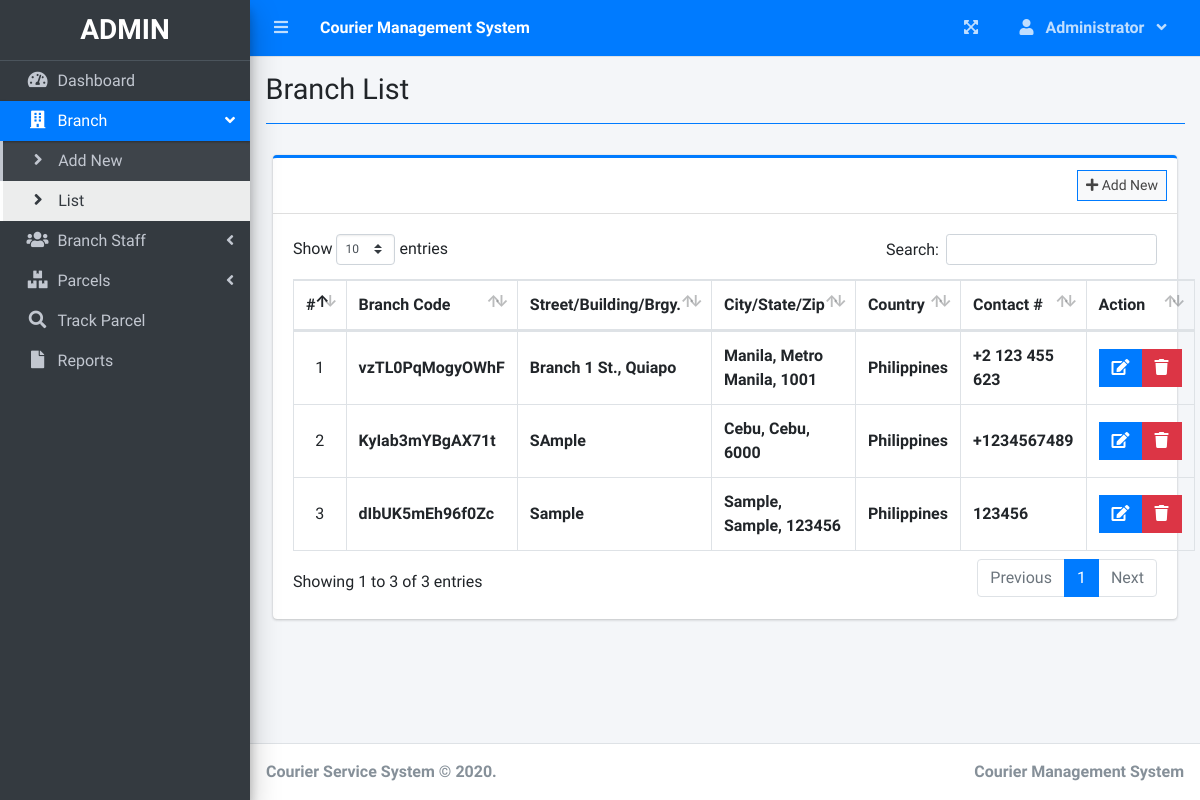
The app's page /index.php?page=branch_list (signed in), older data.
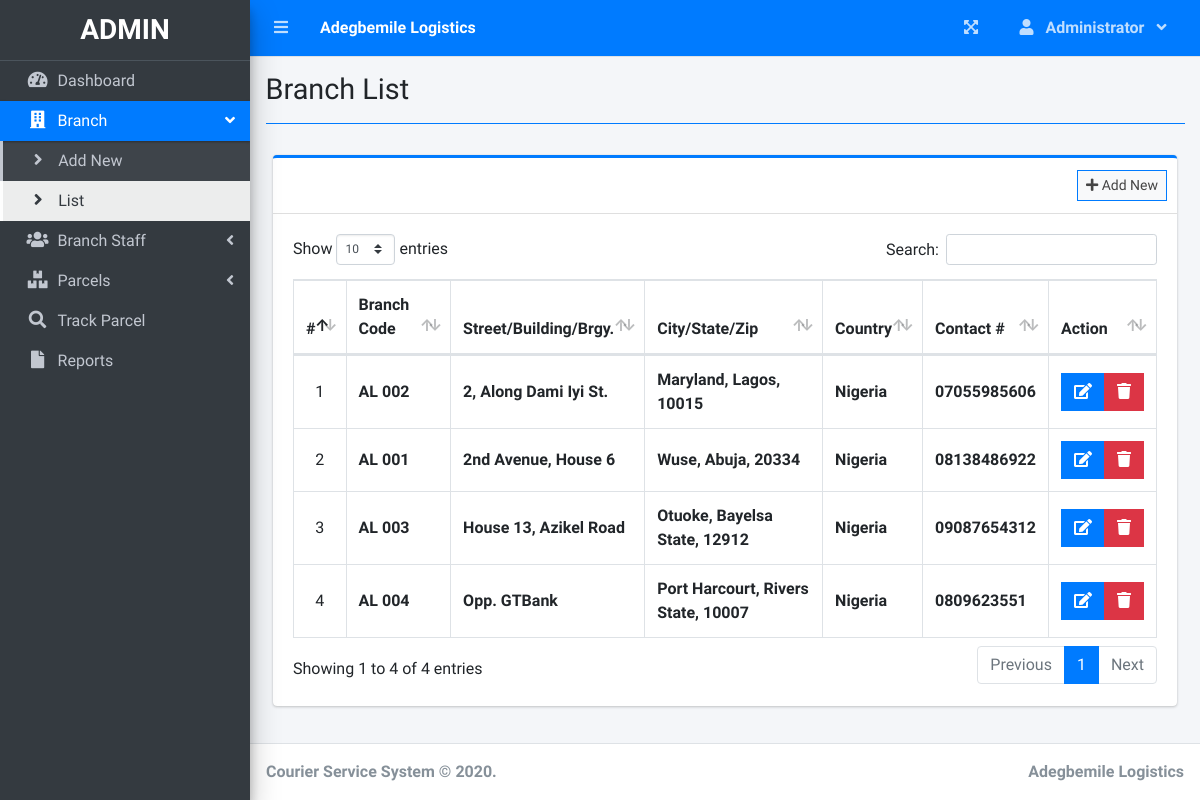
The same page, newer data.
### tables this page shows
CREATE TABLE `branches` (
  `id` int(30) NOT NULL,
  `branch_code` varchar(50) NOT NULL,
  `street` text NOT NULL,
  `city` text NOT NULL,
  `state` text NOT NULL,
  `zip_code` varchar(50) NOT NULL,
  `country` text NOT NULL,
  `contact` varchar(100) NOT NULL,
  `date_created` datetime NOT NULL DEFAULT CURRENT_TIMESTAMP
);

### branch_list.php (the view, shortened to what this page needs)
<?php include'db_connect.php' ?>
<div class="col-lg-12">
	<div class="card card-outline card-primary">
		<div class="card-header">
			<div class="card-tools">
				<a class="btn btn-block btn-sm btn-default btn-flat border-primary " href="./index.php?page=new_branch"><i class="fa fa-plus"></i> Add New</a>
			</div>
		</div>
		<div class="card-body">
			<table class="table tabe-hover table-bordered" id="list">
				<!-- <colgroup>
					<col width="5%">
					<col width="15%">
					<col width="25%">
					<col width="25%">
					<col width="15%">
				</colgroup> -->
				<thead>
					<tr>
						<th class="text-center">#</th>
						<th>Branch Code</th>
						<th>Street/Building/Brgy.</th>
						<th>City/State/Zip</th>
						<th>Country</th>
						<th>Contact #</th>
						<th>Action</th>
					</tr>
				</thead>
				<tbody>
					<?php
					$i = 1;
					$qry = $conn->query("SELECT * FROM branches order by street asc,city asc, state asc ");
					while($row= $qry->fetch_assoc()):
					?>
					<tr>
						<td class="text-center"><?php echo $i++ ?></td>
						<td class=""><b><?php echo $row['branch_code'] ?></b></td>
						<td><b><?php echo ucwords($row['street']) ?></b></td>
						<td><b><?php echo ucwords($row['city'].', '.$row['state'].', '.$row['zip_code']) ?></b></td>
						<td><b><?php echo ucwords($row['country']) ?></b></td>
						<td><b><?php echo $row['contact'] ?></b></td>
						<td class="text-center">
		                    <div class="btn-group">
		                        <a href="index.php?page=edit_branch&id=<?php echo $row['id'] ?>" class="btn btn-primary btn-flat ">
		                          <i class="fas fa-edit"></i>
		                        </a>
		                        <button type="button" class="btn btn-danger btn-flat delete_branch" data-id="<?php echo $row['id'] ?>">
		                          <i class="fas fa-trash"></i>
		                        </button>
	                      </div>
						</td>
					</tr>
				<?php endwhile; ?>
				</tbody>
			</table>
		</div>
	</div>
</div>

### index.php (shortened to what this page needs)
<!DOCTYPE html>
<html lang="en">
<?php
	include 'header.php'
?>
<body class="hold-transition sidebar-mini layout-fixed layout-navbar-fixed layout-footer-fixed">
<div class="wrapper">
  <?php include 'topbar.php' ?>
  <?php include 'sidebar.php' ?>
  <div class="content-wrapper">
    <div class="content-header">
      <div class="container-fluid">
        <div class="row mb-2">
          <div class="col-sm-6">
            <h1 class="m-0"><?php echo $title ?></h1>
          </div>
        </div>
            <hr class="border-primary">
      </div>
    </div>
    <section class="content">
      <div class="container-fluid">
         <?php
            $page = isset($_GET['page']) ? $_GET['page'] : 'home';
            if(!file_exists($page.".php")){
                include '404.html';
            }else{
            include $page.'.php';
            }
          ?>
      </div>
    </section>
  </div>
  <footer class="main-footer">
    <strong>Courier Service System &copy; 2020</a>.</strong>
    <div class="float-right d-none d-sm-inline-block">
      <b><?php echo $_SESSION['system']['name'] ?></b>
    </div>
  </footer>
</div>
</body>
</html>

### topbar.php (shortened to what this page needs)
<nav class="main-header navbar navbar-expand navbar-primary navbar-dark ">
  <ul class="navbar-nav">
    <?php if(isset($_SESSION['login_id'])): ?>
    <li class="nav-item">
      <a class="nav-link" data-widget="pushmenu" href="" role="button"><i class="fas fa-bars"></i></a>
    </li>
  <?php endif; ?>
    <li>
      <a class="nav-link text-white"  href="./" role="button"> <large><b><?php echo $_SESSION['system']['name'] ?></b></large></a>
    </li>
  </ul>
  <ul class="navbar-nav ml-auto">
    <li class="nav-item">
      <a class="nav-link" data-widget="fullscreen" href="#" role="button">
        <i class="fas fa-expand-arrows-alt"></i>
      </a>
    </li>
   <li class="nav-item dropdown">
          <a class="nav-link"  data-toggle="dropdown" aria-expanded="true" href="javascript:void(0)">
            <span>
              <div class="d-felx badge-pill">
                <span class="fa fa-user mr-2"></span>
                <span><b><?php echo ucwords($_SESSION['login_firstname']) ?></b></span>
                <span class="fa fa-angle-down ml-2"></span>
              </div>
            </span>
          </a>
    </li>
  </ul>
</nav>

Row changes from the older to the newer data that the page shows:
changed branches: branch_code "KyIab3mYBgAX71t" → "AL 002"; street "SAmple" → "2, Along Dami Iyi St."; city+state+zip_code "Cebu, Cebu, 6000" → "Maryland, Lagos, 10015"; country "Philippines" → "Nigeria"; contact "+1234567489" → "07055985606"; moves up the list
changed branches: branch_code "vzTL0PqMogyOWhF" → "AL 001"; street "Branch 1 St., Quiapo" → "2nd Avenue, House 6"; city+state+zip_code "Manila, Metro Manila, 1001" → "Wuse, Abuja, 20334"; country "Philippines" → "Nigeria"; contact "+2 123 455 623" → "08138486922"
changed branches: branch_code "dIbUK5mEh96f0Zc" → "AL 003"; street "Sample" → "House 13, Azikel Road"; city+state+zip_code "Sample, Sample, 123456" → "Otuoke, Bayelsa State, 12912"; country "Philippines" → "Nigeria"; contact "123456" → "09087654312"
added branches: branch_code "AL 004", street "Opp. GTBank", city+state+zip_code "Port Harcourt, Rivers State, 10007", country "Nigeria", contact "0809623551"
Text that changed along with them:
$_SESSION['system']['name']: "Courier Management System" → "Adegbemile Logistics"
text written by a page script: "Show entries Search: Showing 1 to 3 of 3 entries Previous 1 Next" → "Show entries Search: Showing 1 to 4 of 4 entries Previous 1 Next"
